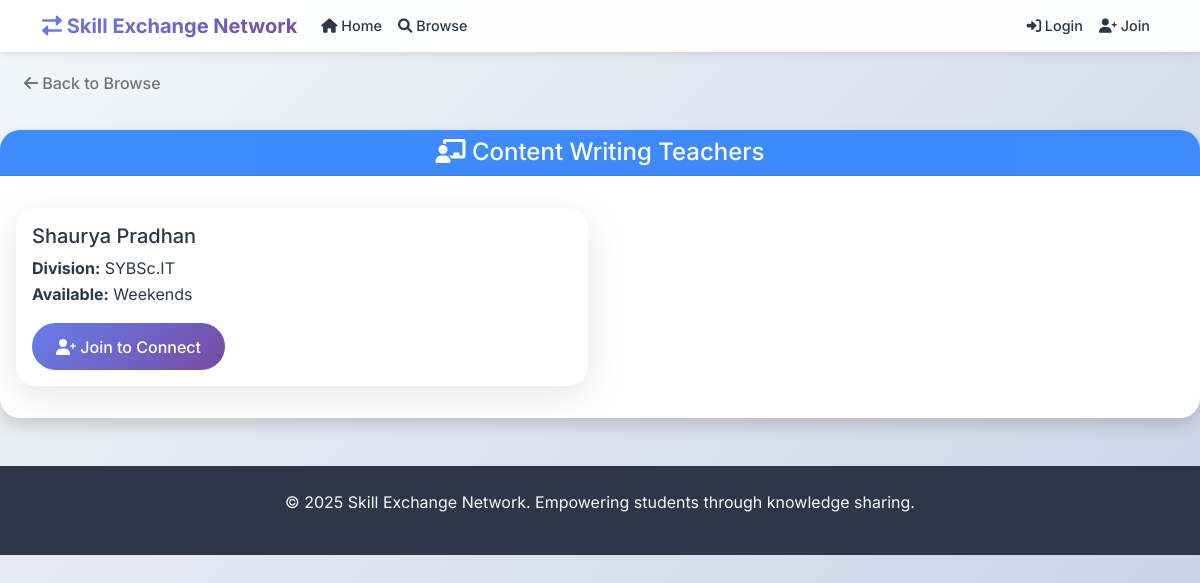
Screenshot of /skill/16 with the database file from the repository.
### tables this page shows
CREATE TABLE skills (
                id INTEGER PRIMARY KEY AUTOINCREMENT,
                name TEXT UNIQUE NOT NULL,
                category TEXT DEFAULT 'General'
            );

CREATE TABLE user_teaches (
                id INTEGER PRIMARY KEY AUTOINCREMENT,
                user_id INTEGER NOT NULL,
                skill_id INTEGER NOT NULL,
                available_time TEXT,
                FOREIGN KEY (user_id) REFERENCES users (id),
                FOREIGN KEY (skill_id) REFERENCES skills (id)
            );

CREATE TABLE users (
                id INTEGER PRIMARY KEY AUTOINCREMENT,
                name TEXT NOT NULL,
                email TEXT UNIQUE NOT NULL,
                password TEXT NOT NULL,
                division TEXT NOT NULL,
                created_at TIMESTAMP DEFAULT CURRENT_TIMESTAMP
            );

### app.py (the view)
@app.route('/skill/<int:skill_id>')
def skill_teachers(skill_id):
    conn = get_db_connection()
    cursor = conn.cursor()
    try:
        cursor.execute('SELECT name FROM skills WHERE id = ?', (skill_id,))
        skill = cursor.fetchone()
        if not skill:
            flash('Skill not found!', 'error')
            return redirect(url_for('browse'))
        if 'user_id' in session:
            cursor.execute('''
                SELECT u.id, u.name, u.division, ut.available_time
                FROM users u
                JOIN user_teaches ut ON u.id = ut.user_id
                WHERE ut.skill_id = ? AND u.id != ?
                ORDER BY u.name
            ''', (skill_id, session['user_id']))
        else:
            cursor.execute('''
                SELECT u.id, u.name, u.division, ut.available_time
                FROM users u
                JOIN user_teaches ut ON u.id = ut.user_id
                WHERE ut.skill_id = ?
                ORDER BY u.name
            ''', (skill_id,))
        teachers = cursor.fetchall()
    except Exception as e:
        flash(f'Error loading teachers: {str(e)}', 'error')
        return redirect(url_for('browse'))
    finally:
        conn.close()
    return render_template('match.html', skill=skill, teachers=teachers, skill_id=skill_id)

### app.py (called while the page is built)
def get_db_connection():
    return db_manager.get_connection()

@app.before_request
def track_user_activity():
    if 'user_id' in session:
        active_users[session['user_id']] = datetime.utcnow()

### database.py (called while the page is built)
    def get_connection(self):
        return sqlite3.connect(self.db_name, check_same_thread=False)

### templates/match.html (shortened to what this page needs)
{% extends "base.html" %}
{% block content %}
  <div class="mb-4">
    <a href="{{ url_for('browse') }}" class="btn btn-outline-secondary">
      <i class="fas fa-arrow-left"></i> Back to Browse
    </a>
  </div>
  <div class="card shadow">
    <div class="card-header bg-primary text-white">
      <h4 class="mb-0">
        <i class="fas fa-chalkboard-teacher"></i>
        {{ skill[0] }} Teachers
      </h4>
    </div>
    <div class="card-body">
      {% if teachers %}
        <div class="row">
          {% for teacher in teachers %}
            <div class="col-md-6 mb-3">
              <div class="card border-left-primary">
                <div class="card-body">
                  <h5 class="card-title">{{ teacher[1] }}</h5>
                  <p class="card-text">
                    <strong>Division:</strong> {{ teacher[2] }}<br>
                    <strong>Available:</strong> {{ teacher[3] }}
                  </p>
                  {% if session.user_id %}
                    {% if session.user_id != teacher[0] %}
                      <form
                        method="post"
                        action="{{ url_for('request_exchange') }}"
                        onsubmit="return confirm('Request exchange with {{ teacher[1] }}?')"
                      >
                        <input type="hidden" name="teacher_id" value="{{ teacher[0] }}">
                        <input type="hidden" name="skill_id"   value="{{ skill_id }}">
                        <button type="submit" class="btn btn-success">
                          <i class="fas fa-handshake"></i> Request Exchange
                        </button>
                      </form>
                    {% endif %}
                  {% else %}
                    <a href="{{ url_for('register') }}" class="btn btn-primary">
                      <i class="fas fa-user-plus"></i> Join to Connect
                    </a>
                  {% endif %}
                </div>
              </div>
            </div>
          {% endfor %}
        </div>
      {% endif %}
    </div>
  </div>
{% endblock %}

### static/css/style.css (style rules this page uses)
:root { --primary-color: #667eea; --secondary-color: #764ba2; --accent-color: #f093fb; --success-color: #4facfe; --warning-color: #43e97b; --danger-color: #fa709a; --dark-color: #2d3748; --light-color: #f7fafc; --gradient-primary: linear-gradient(135deg, #667eea 0%, #764ba2 100%); --gradient-secondary: linear-gradient(135deg, #f093fb 0%, #f5576c 100%); --gradient-success: linear-gradient(135deg, #4facfe 0%, #00f2fe 100%); --gradient-warm: linear-gradient(135deg, #fa709a 0%, #fee140 100%); --shadow-soft: 0 10px 40px rgba(0,0,0,0.1); --shadow-hover: 0 20px 60px rgba(0,0,0,0.15); --border-radius: 20px; --transition: all 0.3s cubic-bezier(0.4, 0, 0.2, 1); }
* { margin: 0; padding: 0; box-sizing: border-box; }
body { font-family: 'Inter', 'Segoe UI', Tahoma, Geneva, Verdana, sans-serif; line-height: 1.6; color: var(--dark-color); background: linear-gradient(135deg, #f5f7fa 0%, #c3cfe2 100%); min-height: 100vh; }
.btn-primary { background: var(--gradient-success); color: white; }
.card-header { display: flex; align-items: center; justify-content: center; gap: 0.5rem; margin-bottom: 1rem; font-size: 0.9rem; opacity: 0.8; }
.card { border: none; border-radius: var(--border-radius); box-shadow: var(--shadow-soft); transition: var(--transition); overflow: hidden; }
.btn { border-radius: 25px; font-weight: 500; padding: 0.7rem 1.5rem; transition: var(--transition); border: none; }
.btn-primary { background: var(--gradient-primary); border: none; }

### rows the page displays
skills: name "Content Writing"
user_teaches: name "Shaurya Pradhan", division "SYBSc.IT", available_time "Weekends"
